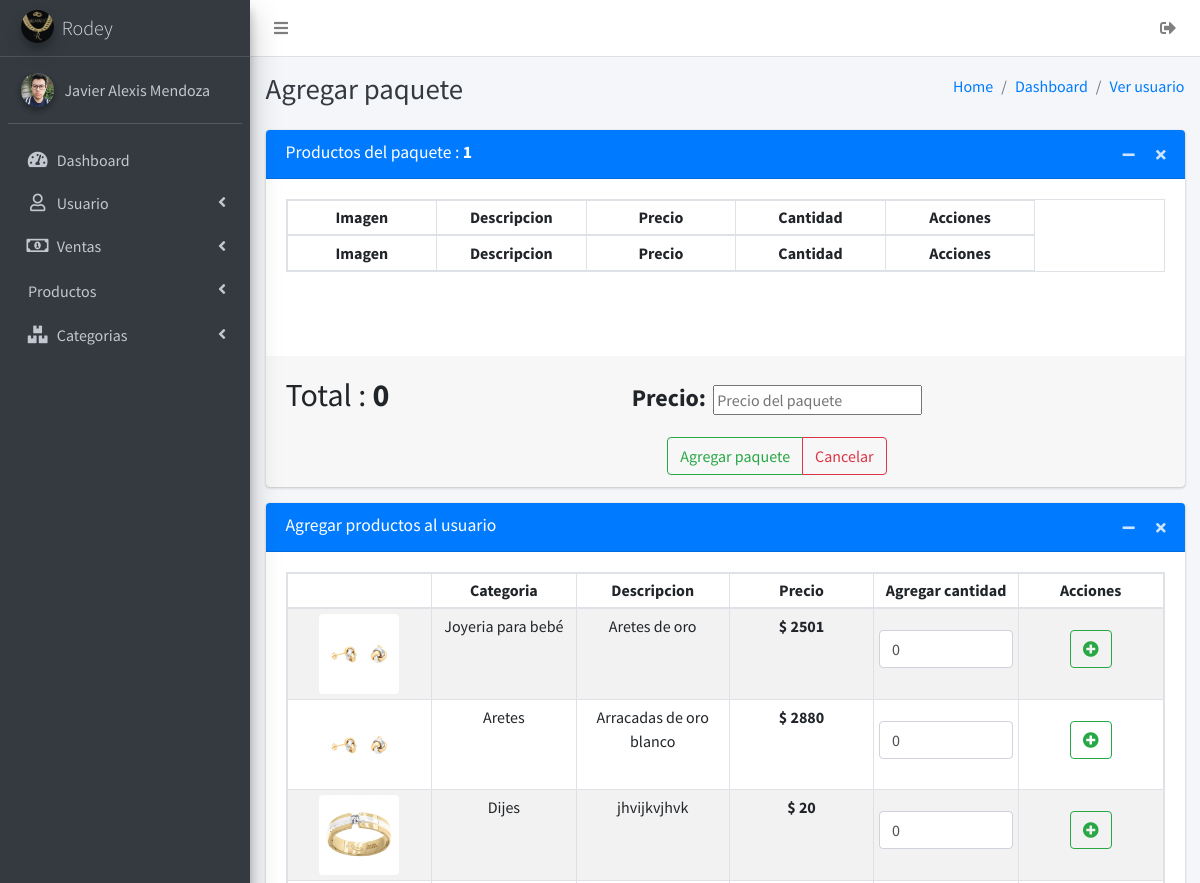
Before: /paquetes/accionesPaquetes/agregarPaquete.php (signed in, upper part) with the older database file.
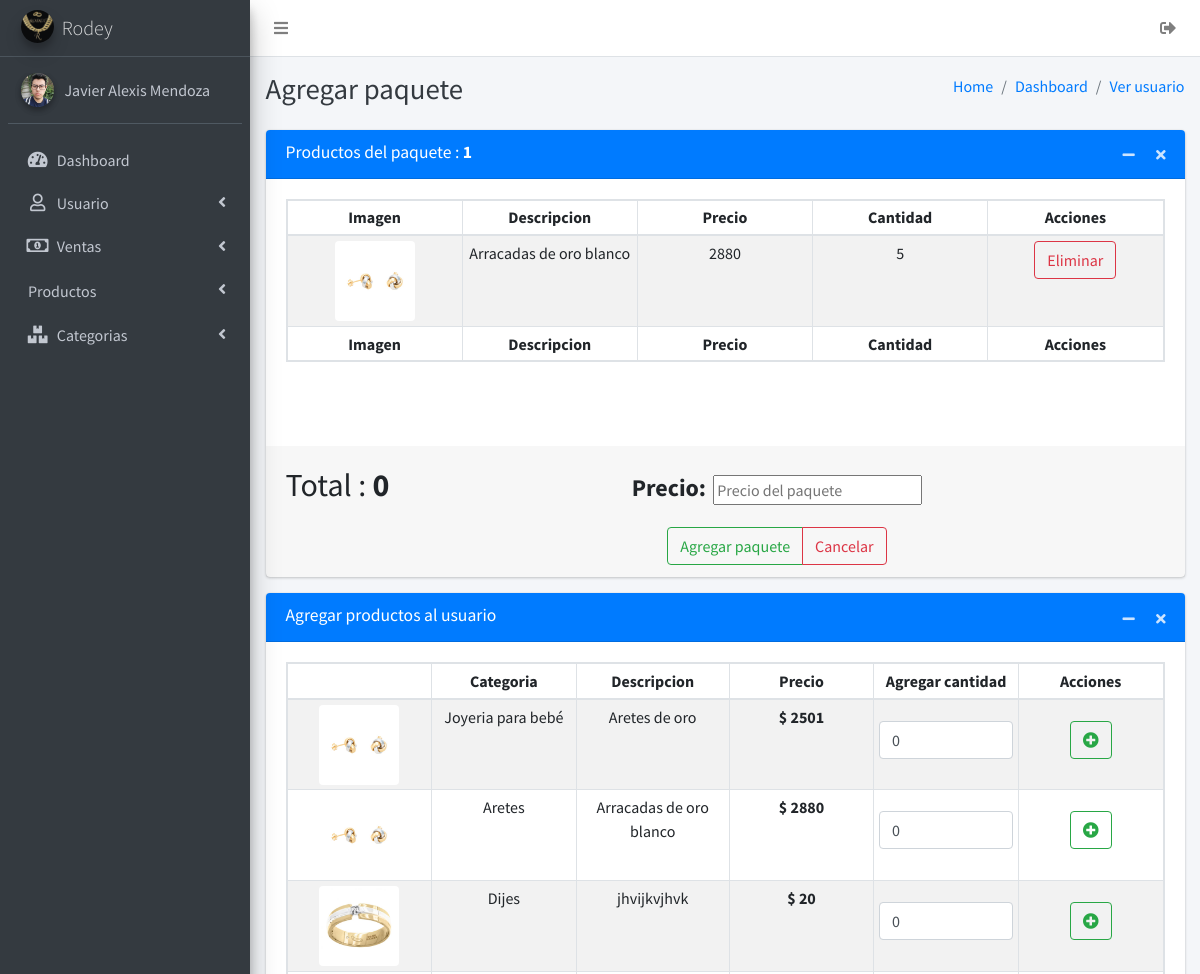
After: the same page with the newer database file.
### tables this page shows
CREATE TABLE `usuarios` (
  `idusuarios` int NOT NULL AUTO_INCREMENT,
  `nombre` varchar(45) NOT NULL,
  `apellidoP` varchar(45) NOT NULL,
  `apellidoM` varchar(45) NOT NULL,
  `numeroCelular` varchar(20) DEFAULT NULL,
  `correoElectronico` varchar(45) DEFAULT NULL,
  `direccion` varchar(100) DEFAULT NULL,
  `estado` tinyint(1) NOT NULL DEFAULT '1',
  `usuario` varchar(30) NOT NULL,
  `contraseña` varchar(300) NOT NULL,
  `imgUsuario` varchar(200) DEFAULT NULL,
  `categoria_usuario` int NOT NULL,
  PRIMARY KEY (`idusuarios`),
  KEY `fk_categoria_idx` (`categoria_usuario`),
  CONSTRAINT `fk_categoria` FOREIGN KEY (`categoria_usuario`) REFERENCES `categoria_usuario` (`idcategoria_usuario`)
);

CREATE TABLE `producto` (
  `idProducto` int NOT NULL AUTO_INCREMENT,
  `categoria_kf` int NOT NULL,
  `descripcion` varchar(150) NOT NULL,
  `costo_compra` float NOT NULL,
  `costo_venta` float NOT NULL,
  `cantidad_stock` int NOT NULL,
  `img_producto` varchar(200) DEFAULT NULL,
  PRIMARY KEY (`idProducto`),
  KEY `fk_producto_categoria_idx` (`categoria_kf`),
  CONSTRAINT `fk_producto_categoria` FOREIGN KEY (`categoria_kf`) REFERENCES `categoria_producto` (`idcategoria_producto`)
);

CREATE TABLE `categoria_producto` (
  `idcategoria_producto` int NOT NULL AUTO_INCREMENT,
  `categoria` varchar(45) NOT NULL,
  PRIMARY KEY (`idcategoria_producto`)
);

CREATE TABLE `lista_productos_temporal` (
  `idproducto` int NOT NULL,
  `cantidad_T` int NOT NULL,
  `idUser` int NOT NULL,
  KEY `fk_usuario_idx` (`idUser`),
  KEY `fk_producto` (`idproducto`),
  CONSTRAINT `fk_producto` FOREIGN KEY (`idproducto`) REFERENCES `producto` (`idProducto`),
  CONSTRAINT `fk_user` FOREIGN KEY (`idUser`) REFERENCES `usuarios` (`idusuarios`)
);

### sessionIniciada.php (called while the page is built, shortened)
<?php
if ((isset($_SESSION['idusuario']) && $_SESSION['idusuario'] != '')) {
    $idusuario = $_SESSION['idusuario'];
    include 'conexiones/conexion.php';
    $sql = "SELECT * FROM usuarios WHERE idusuarios = " . $idusuario . " and estado=1";
    $result = $conexion->query($sql);
    $mostrar = mysqli_fetch_array($result);
    $IMGUSER = $mostrar['imgUsuario'];
    $NOMBREUSER = $mostrar['nombre'] . ' ' . $mostrar['apellidoP'];
} else {
    $host  = $_SERVER['HTTP_HOST'];
    $uri   = rtrim(dirname($_SERVER['PHP_SELF']), '/\\');
    $extra = 'index.php';
    header("Location: http://$host/Admin_joyeria/$extra");
    die();
}

### paquetes/accionesPaquetes/agregarPaquete.php (the view, shortened to what the rows shown need)
<?php
include '../../sessionIniciada.php';
include '../../conexiones/conexion.php';
function getProducto($id){
    include '../../conexiones/conexion.php';
    $rest=$conexion->query("select idProducto,img_producto as 'img',descripcion as 'descripcion',
    costo_venta as 'costo', categoria_kf as 'categoria' from producto where idProducto=$id");
    return mysqli_fetch_array($rest);
}
?>
<!DOCTYPE html>
<html lang="es">
<head>
    <link rel="stylesheet" href="../../plugins/fontawesome-free/css/all.min.css">
    <link rel="stylesheet" href="https://code.ionicframework.com/ionicons/2.0.1/css/ionicons.min.css">
    <link rel="stylesheet" href="../../dist/css/adminlte.min.css">
    <link rel="stylesheet" href="../../plugins/overlayScrollbars/css/OverlayScrollbars.min.css">
    <link rel="stylesheet" href="../../plugins/summernote/summernote-bs4.css">
</head>
<body class="hold-transition sidebar-mini layout-fixed">
    <div class="wrapper">
        <aside class="main-sidebar sidebar-dark-primary elevation-4">
            <div class="sidebar">
                <div class="user-panel mt-3 pb-3 mb-3 d-flex">
                    <div class="image">
                        <img src="../<?= $IMGUSER ?>" class="img-circle elevation-2" alt="User Image">
                    </div>
                    <div class="info">
                        <a href="#" class="d-block"><?php echo $NOMBREUSER ?></a>
                    </div>
                </div>
            </div>
        </aside>
        <div class="content-wrapper">
            <div class="content-header">
                <div class="container-fluid">
                    <div class="row mb-2">
                        <div class="col-sm-6">
                            <h1 class="m-0 text-dark">Agregar paquete
                            </h1>
                        </div>
                    </div>
                </div>
            </div>
            <section class="content">
                <div class="container-fluid">
                    <div class="row justify-content-center">
                        <div class="col-12">
                            <div class="card card-primary card-default ">
                                <div class="card-body">
                                    <div class="row mb-5 justify-content-center">
                                        <div class="col-12">
                                            <table id="example2"
                                                class="table-sm table-hover table-responsive table table-striped table-bordered text-center">
                                                <thead id="cabecera" class="">
                                                    <tr class="">
                                                        <th>Imagen</th>
                                                        <th>Descripcion</th>
                                                        <th>Precio</th>
                                                        <th>Cantidad</th>
                                                        <th>Acciones</th>
                                                    </tr>
                                                </thead>
                                                <tbody id="tabla">
                                                    <?php
                                                        $sqltabla="select * from lista_productos_temporal where idUser=".$_SESSION['idusuario'];
                                                        $resultTabla=$conexion->query($sqltabla);
                                                        if($resultTabla){
                                                            if(mysqli_num_rows($resultTabla)>=1){
                                                                while($most=mysqli_fetch_array($resultTabla)){
                                                                    $valor=$most['cantidad_T'];
                                                                    $most=getProducto($most['idproducto']);
                                                                    echo '<tr>'.
                                                                    '<td>'.'<img src="../../img_productos/'.$most["img"].'" alt="'.$most["img"].'" class="img-rounded" alt="" width="80">'.'</td>'.
                                                                    '<td>'.$most['descripcion'].'</td>'.
                                                                    '<td>'.$most['costo'].'</td>'.
                                                                    '<td>'.$valor.'</td>'.
                                                                    '<td>'.
                                                                    '<form action="agregarPaquete.php?idrem='.$most["idProducto"].'" autocomplete="off" method="POST">'.
                                                                    '<div class="btn-group">'.
                                                                    '<input type="submit" class="btn btn-outline-danger" value="Eliminar">'.
                                                                    '</div>'.
                                                                    '</form>'.
                                                                    '</td>'.
                                                                    '</tr>';
                                                                }
                                                            }
                                                        }
                                                    ?>
                                                </tbody>
                                                <tfoot>
                                                    <tr>
                                                        <th>Imagen</th>
                                                        <th>Descripcion</th>
                                                        <th>Precio</th>
                                                        <th>Cantidad</th>
                                                        <th>Acciones</th>
                                                    </tr>
                                                </tfoot>
                                            </table>
                                        </div>
                                    </div>
                                </div>
                                <div class="card-footer d-sm-block d-md-flex text-center justify-content-between">
                                    <h2 class="mt-2 ">Total : <strong id="total">0</strong></h2>
                                </div>
                            </div>
                        </div>
                    </div>
                    <div class="row justify-content-center">
                        <div class="col-12">
                            <div class="card card-primary card-default ">
                                <?php
                                $sql = "CALL select_tabla_productos()";
                                $resultado = $conexion->query($sql);
                                ?>
                                <div class="card-body">
                                    <div class="row mb-5 justify-content-center">
                                        <div class="col-12">
                                            <table id="example1"
                                                class="table-sm table-hover table-responsive table table-striped table-bordered text-center">
                                                <thead>
                                                    <tr>
                                                        <th></th>
                                                        <th>Categoria</th>
                                                        <th>Descripcion</th>
                                                        <th>Precio</th>
                                                        <th>Agregar cantidad</th>
                                                        <th>Acciones</th>
                                                    </tr>
                                                </thead>
                                                <tbody>
                                                    <?php
                                                    while ($mostrar = mysqli_fetch_array($resultado)) {
                                                        $img = $mostrar['img'];
                                                    ?>
                                                    <tr>
                                                        <td><img src="../../img_productos/<?= $img ?>"
                                                                class="img-rounded" alt="" width="80"></td>
                                                        <td><?php echo $mostrar['categoria'] ?></td>
                                                        <td><?php echo $mostrar['descripcion'] ?></td>
                                                        <td><strong><?php echo '$ ' . $mostrar['costo'] ?></strong>
                                                        </td>
                                                        <form
                                                            action="agregarPaquete.php?idp=<?=$mostrar['id_producto']?>"
                                                            autocomplete="off" method="POST">
                                                            <td>
                                                                <div class="form-group mt-3">
                                                                    <input id="valor" name="valor"
                                                                        max="<?= $mostrar['stock'] ?>" min='0' value="0"
                                                                        class="form-control" type="number" name="">
                                                                </div>
                                                            </td>
                                                            <td>
                                                                <div class="btn-group btn-group mt-3">
                                                                    <button class="btn btn-outline-success"><i
                                                                            class="fas fa-plus-circle"></i></button>
                                                                </div>
                                                            </td>
                                                        </form>
                                                    </tr>
                                                    <?php }
                                                    ?>
                                                </tbody>
                                            </table>
                                        </div>
                                    </div>
                                </div>
                            </div>
                        </div>
                    </div>
                </div>
            </section>
        </div>
    </div>
</body>
</html>

Changed rows visible on the page:
added lista_productos_temporal: idproducto.img_producto (picture), idproducto.descripcion "Arracadas de oro blanco", idproducto.costo_venta "2880", cantidad_T "5"
